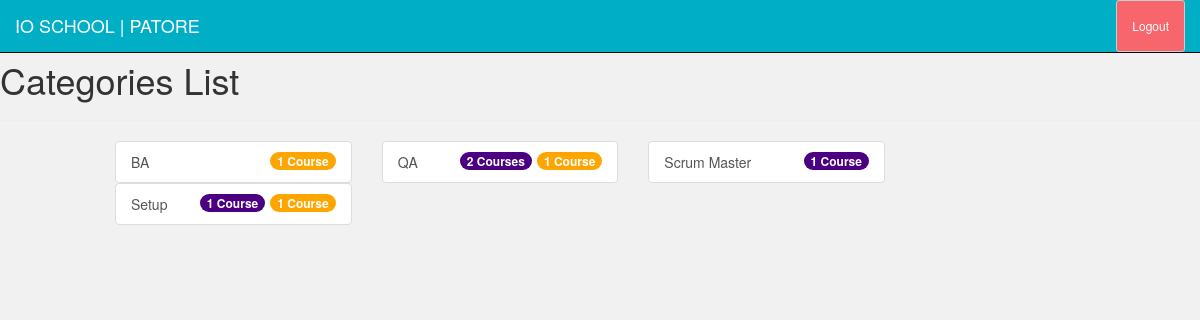
Page /categories/ (signed in) on the committed database.
### categories/models.py (models this page shows, shortened)
class Categories(models.Model):
    title = models.CharField(unique=True, max_length=120, blank=False, null=False)
    video = models.ForeignKey(Video, null=True, blank=True)
    slug = models.SlugField(unique=True, blank=True)
    description = models.TextField(unique=True, max_length=255, blank=False, null=False)
    active = models.BooleanField(default=True)
    updated = models.DateTimeField(auto_now=True)
    timestamp = models.DateTimeField(auto_now_add=True)
    def get_absolute_url(self):
        return reverse('detail_categories', kwargs={"slug": self.slug})

### categories/views.py (the view)
class CategoriesListView(ListView):
    template_name = 'categories_list.html'
    def get_queryset(self):
        request = self.request
        qs = Categories.objects.all()
        query = request.GET.get('q')
        if query:
            qs = qs.filter(title__icontains=query)
        return qs.order_by('title')

### courses/models.py (called while the page is built)
    def active(self):
        return self.filter(active=True)

    def get_queryset(self):
        return CourseQuerySet(self.model, using=self._db)

    def all(self):
        return self.get_queryset().all().active()

### categories/templates/categories/categories_list.html (shortened to what this page needs)
{% extends 'defaults/base.html' %}
{% block content %}
<div class="row">
    <h1>Categories List</h1>
    <hr>
    <div class='col-sm-8 col-sm-offset-1'>
        <div class="list-group">
            <div class="row">
                {% for i in object_list %}
                <div class='col-sm-4'>
                    <a href="{{ i.get_absolute_url }}" class="list-group-item">
                        {{ i.title }}
                        {% if i.primary_category.all.exists %}
                        <span class="badge" style="background: orange;">{{ i.primary_category.all.count }} Course{% if i.primary_category.all.count > 1 %}s{% endif %}
                        </span>
                        {% endif %}
                        {% if i.secondary_category.all.exists %}
                        <span class="badge" style="background: indigo;">{{ i.secondary_category.all.count }} Course{% if i.secondary_category.all.count > 1 %}s{% endif %}
                        </span>
                        {% endif %}
                    </a>
                </div>
                {% endfor %}
            </div>
        </div>
    </div>
</div>
{% endblock %}

### templates/defaults/navbar.html (shortened to what this page needs)
{% load staticfiles %}
{% if request.user.is_authenticated %}
  <nav class="navbar navbar-inverse navbar-fixed-top" style="background-color:#00afc6;">
    <a class="navbar-brand pull-left" href="{% url 'home' %}" style="color: #FFFFFF">IO SCHOOL | {{ request.user|upper }}</a>
    <div class="container">
      <div class="navbar-header">
        <a class="navbar-brand pull-left" href="{% url 'home' %}" style="color: #FFFFFF"></a>
      </div>
      <div id="navbar" class="navbar-collapse collapse pull-right">
        <ul class="nav navbar-nav navbar-right">
          <li><a class="btn btn-sm btn-default pull-right" href="#" style="color: white; background:#f8666d;">Logout</a></li>
        </ul>
      </div>
    </div>
</nav>
{% endif %}

### templates/defaults/base.html (style rules this page uses)
body { background: #f1f1f1; }

### rows in the picture
Categories: title "BA", primary_category.all.count "1"
Categories: title "QA", primary_category.all.count "1", secondary_category.all.count "2"
Categories: title "Scrum Master", secondary_category.all.count "1"
Categories: title "Setup", primary_category.all.count "1", secondary_category.all.count "1"

### other values in the picture
{{ request.user|upper }} "PATORE"
